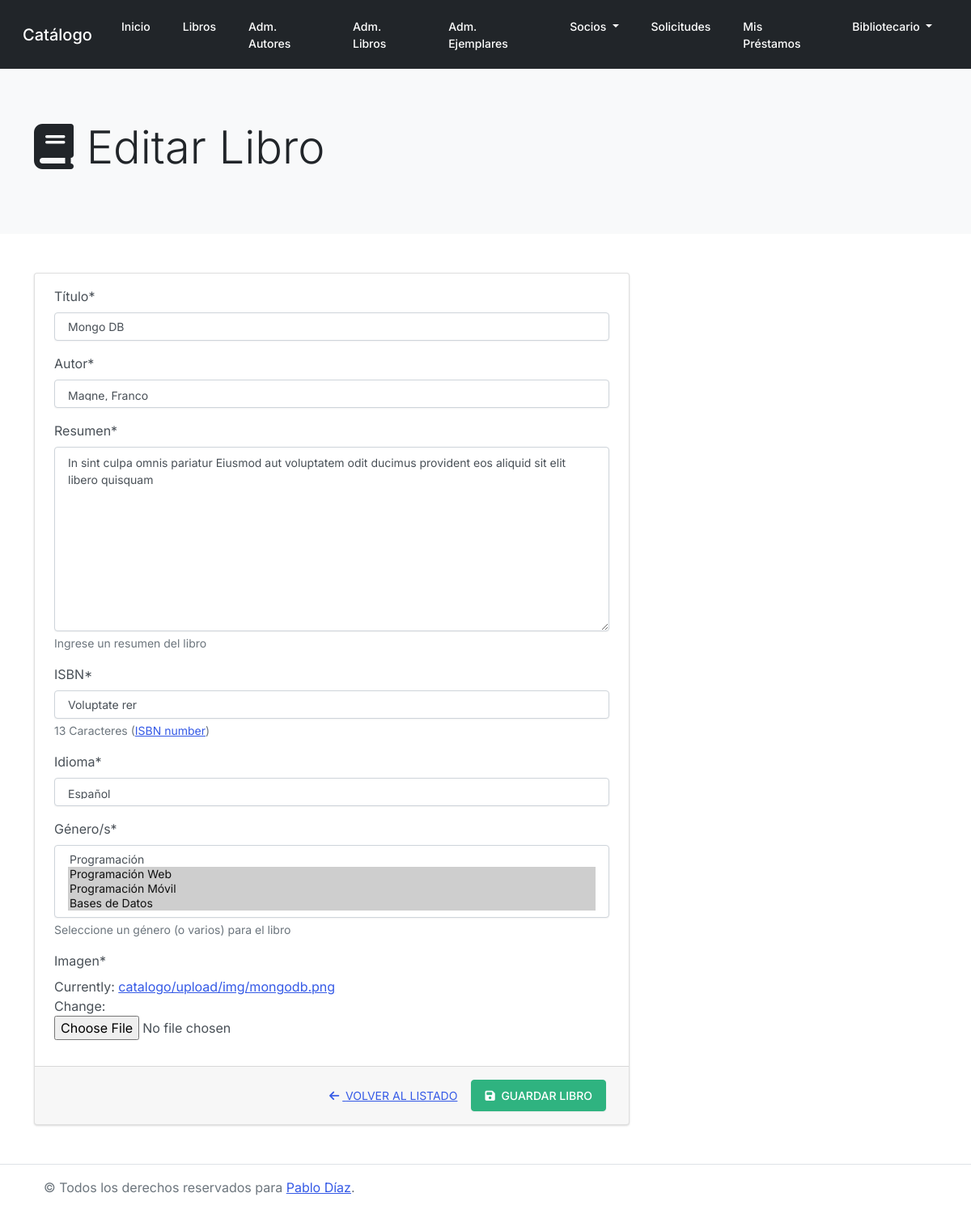
Page /catalogo/libro/actualizar/11 (signed in) on the committed database.
### catalogo/models.py (models this page shows, shortened)
class CustomUser(AbstractUser):
    email = models.EmailField(_("email address"))
    latitude = models.FloatField(null=True)
    longitude = models.FloatField(null=True)

class Libro(models.Model):
    titulo = models.CharField(max_length=200)
    autor = models.ForeignKey(Autor, on_delete=models.SET_NULL, null=True)
    resumen = models.TextField(max_length=1000, help_text="Ingrese un resumen del libro")
    isbn = models.CharField('ISBN',max_length=13, help_text='13 Caracteres (<a href="https://www.isbninternational.org/content/what-isbn">ISBN number</a>)')
    genero = models.ManyToManyField(Genero, help_text="Seleccione un género (o varios) para el libro")
    idioma = models.ForeignKey(Idioma, on_delete=models.SET_NULL, null=True)
    image=models.ImageField(upload_to='catalogo/upload/img', default='catalogo/upload/img/default-libro.jpg')
    def muestra_genero(self):
        return ', '.join([genero.nombre for genero in self.genero.all()])
    muestra_genero.short_description = 'Género/s'

### catalogo/views.py (the view)
# urls.py: path('libro/actualizar/<pk>', views.book_update, name='book_update'),
@login_required
@permission_required('catalogo.change_libro')
def book_update(request, pk):
    book = get_object_or_404(Libro, pk=pk)
    if request.method == "POST":
        form = BookForm(request.POST, request.FILES, instance=book)
        if form.is_valid():
            book = form.save(commit=False)
            book.titulo = form.cleaned_data['titulo']
            book.autor = form.cleaned_data['autor']
            book.resumen = form.cleaned_data['resumen']
            book.isbn = form.cleaned_data['isbn']
            book.idioma = form.cleaned_data['idioma']
            if len(request.FILES) != 0:
                book.image = form.cleaned_data['image']
            book.genero.clear()
            book.save()
            for gender in form.cleaned_data['genero']:
                book.genero.add(gender)
            messages.success(request, "¡Autor actualizado exitosamente!")
            return redirect('book_list')
        else:
            context = {
                'form': form
            }
            return render(request, 'books/edit.html', context)
    else:
        form = BookForm(instance=book)
        context = {
            'form': form
        }
    return render(request, 'books/edit.html', context)

### catalogo/forms.py (shortened to what this page needs)
class BookForm(forms.ModelForm):
    def __init__(self, *args, **kwargs):
        super(BookForm, self).__init__(*args, **kwargs)
        self.fields['titulo'].label = "Título"
        self.fields['autor'].label = "Autor"
        self.fields['resumen'].label = "Resumen"
        self.fields['isbn'].label = "ISBN"
        self.fields['idioma'].label = "Idioma"
        self.fields['genero'].label = "Género/s"
        self.fields['image'].label = "Imagen"
    class Meta:
        model = Libro
        fields = ('titulo', 'autor', 'resumen', 'isbn', 'idioma', 'genero', 'image')

### catalogo/models.py (called while the page is built)
    def __str__(self):
        return self.nombre

    def __str__(self):
        return '%s, %s' % (self.apellido, self.nombre)

    def __str__(self):
        return self.nombre

### catalogo/templates/books/edit.html
{% extends "base.html" %}
{% block jumbotron %}
    {% include "partials/jumbotron.html" with icon="<i class='fas fa-book'></i>" title="Editar Libro" %}
{% endblock %}
{% block content %}
    <div class="row">
        <div class="col-12 col-md-8">
            {% include "books/partials/form.html" with card_header="Editar Libro" %}
        </div>
    </div>
{% endblock %}

### catalogo/templates/partials/navbar.html (shortened to what this page needs)
<nav class="navbar navbar-expand-lg  navbar-dark bg-dark">
    <div class="container-fluid">
        <a class="navbar-brand" href="{% url 'index' %}">Catálogo</a>
        <div class="collapse navbar-collapse" id="navbarSupportedContent">
            {% with request.resolver_match.url_name as url_name %}
                <ul class="navbar-nav mr-auto">
                    {% if user.is_authenticated %}
                        <li class="nav-item {% if url_name == 'index' %} active {% endif %}">
                            <a class="nav-link" href="{% url 'index' %}">
                                Inicio <span class="sr-only">(current)</span>
                            </a>
                        </li>
                        <li class="nav-item {% if url_name == 'available_copies_list' %} active {% endif %}">
                            <a class="nav-link" href="{% url 'available_copies_list' %}">
                                Libros <span class="sr-only">(current)</span>
                            </a>
                        </li>
                        {% if perms.catalogo.view_autor %}
                            <li class="nav-item {% if url_name == 'author_list' %} active {% endif %}">
                                <a class="nav-link" href="{% url 'author_list' %}">
                                    Adm. Autores <span class="sr-only">(current)</span>
                                </a>
                            </li>
                        {% endif %}
                        {% if perms.catalogo.view_libro %}
                            <li class="nav-item {% if url_name == 'book_list' %} active {% endif %}">
                                <a class="nav-link" href="{% url 'book_list' %}">
                                    Adm. Libros <span class="sr-only">(current)</span>
                                </a>
                            </li>
                        {% endif %}
                        {% if perms.catalogo.view_ejemplar %}
                            <li class="nav-item {% if url_name == 'copy_list' %} active {% endif %}">
                                <a class="nav-link" href="{% url 'copy_list' %}">
                                    Adm. Ejemplares <span class="sr-only">(current)</span>
                                </a>
                            </li>
                        {% endif %}
                        <li class="nav-item dropdown {% if url_name == 'map' or url_name == 'charts' or url_name == 'reporte_autor' %} active {% endif %}">
                            <a class="nav-link dropdown-toggle" href="#" id="navbarDropdown" role="button" data-toggle="dropdown" aria-expanded="false">
                                Socios
                            </a>
                        </li>
                    {% endif %}
                </ul>
                    <ul class="navbar-nav ml-auto">
                        {% if user.is_authenticated %}
                            <li class="nav-item {% if url_name == 'requests' %} active {% endif %}">
                                <a class="nav-link" href="{% url 'requests' %}">
                                    Solicitudes <span class="sr-only">(current)</span>
                                </a>
                            </li>
                            <li class="nav-item {% if url_name == 'my_loans' %} active {% endif %}">
                                <a class="nav-link" href="{% url 'my_loans' %}">
                                    Mis Préstamos <span class="sr-only">(current)</span>
                                </a>
                            </li>
                            <li class="nav-item dropdown">
                                <a class="nav-link dropdown-toggle text-capitalize" href="#" id="navbarDropdown" role="button" data-toggle="dropdown" aria-expanded="false">
                                    {{ user.get_username }}
                                </a>
                            </li>
                        {% endif %}
                    </ul>
            {% endwith %}
        </div>
    </div>
</nav>

### catalogo/templates/books/partials/form.html (shortened to what this page needs)
{% load crispy_forms_tags %}
<form method="POST" class="card" enctype="multipart/form-data" novalidate>
    <div class="card-body">
        {{ form|crispy}}
    </div>
    <div class="card-footer d-flex justify-content-end">
        <a href="{% url 'book_list' %}" class="btn btn-link">
            <i class="fas fa-arrow-left mr-1"></i> VOLVER AL LISTADO
        </a>
        <button type="submit" class="btn btn-success mr-1">
            <i class="fas fa-save mr-1"></i> GUARDAR LIBRO
        </button>
    </div>
</form>

### rows in the picture
CustomUser: get_username "Bibliotecario"
Libro: titulo "Mongo DB", autor "Magne, Franco", resumen "In sint culpa omnis pariatur Eiusmod aut voluptatem odit ducimus provident eos aliquid sit elit libero quisquam", isbn "Voluptate rer", idioma "Español"

### other values in the picture
{{ title }} "Editar Libro"
